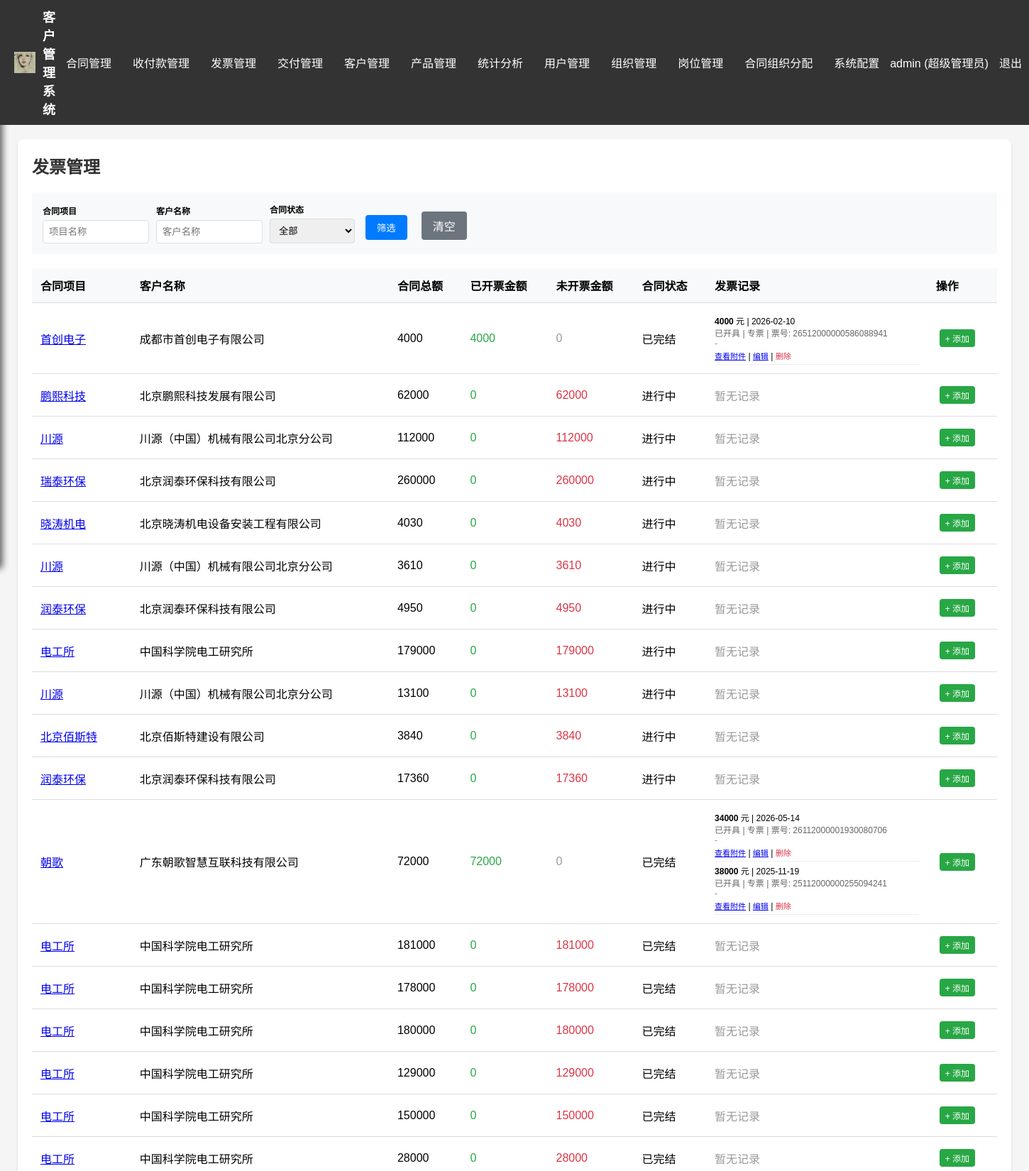
/invoices (signed in, upper part), run on the app's committed database.
### models.py (models this page shows, shortened)
class SysConfig(db.Model):
    id = db.Column(db.Integer, primary_key=True)
    key = db.Column(db.String(100), unique=True, nullable=False)
    value = db.Column(db.String(500))

class User(db.Model):
    id = db.Column(db.Integer, primary_key=True)
    username = db.Column(db.String(50), nullable=False)
    __table_args__ = (db.UniqueConstraint('username', 'customer_id', name='uq_user_username_tenant'),)
    password_hash = db.Column(db.String(200), nullable=False)
    role = db.Column(db.String(50), nullable=False)
    permissions = db.Column(db.String(500))
    created_at = db.Column(db.DateTime, default=datetime.utcnow)
    customer_id = db.Column(db.Integer, db.ForeignKey('tenant_customer.id'), nullable=True)
    organization_id = db.Column(db.Integer, db.ForeignKey('organization.id'), nullable=True)

class Contract(db.Model):
    id = db.Column(db.Integer, primary_key=True)
    contract_number = db.Column(db.String(100))  # 新增：合同编号
    customer_name = db.Column(db.String(200), nullable=False)
    project_name = db.Column(db.String(200), nullable=False)
    product_name = db.Column(db.String(200))
    model = db.Column(db.String(100))
    unit = db.Column(db.String(50))
    quantity = db.Column(db.Float)
    unit_price = db.Column(db.Float)
    total_price = db.Column(db.Float, nullable=False)
    tax_rate = db.Column(db.Float)
    contract_type = db.Column(db.String(50))
    sub_type = db.Column(db.String(100))
    project_staff = db.Column(db.String(200))
    sales_staff = db.Column(db.String(100))
    file_path = db.Column(db.String(500))
    signing_date = db.Column(db.Date)
    status = db.Column(db.String(20), default='进行中')
    business_type = db.Column(db.String(20), default='销售')
    created_at = db.Column(db.DateTime, default=datetime.utcnow)
    customer_id = db.Column(db.Integer, db.ForeignKey('tenant_customer.id'), nullable=True)
    created_by = db.Column(db.String(100))
    organization_id = db.Column(db.Integer, db.ForeignKey('organization.id'), nullable=True)
    payments = db.relationship('Payment', backref='contract', lazy=True, cascade='all, delete-orphan')
    deliveries = db.relationship('Delivery', backref='contract', lazy=True, cascade='all, delete-orphan')
    invoices = db.relationship('Invoice', backref='contract', lazy=True, cascade='all, delete-orphan')
    products = db.relationship('ContractProduct', backref='contract', lazy=True, cascade='all, delete-orphan')

class Invoice(db.Model):
    id = db.Column(db.Integer, primary_key=True)
    contract_id = db.Column(db.Integer, db.ForeignKey('contract.id'), nullable=False)
    amount = db.Column(db.Float, nullable=False)
    received_date = db.Column(db.Date, nullable=False)
    invoice_number = db.Column(db.String(100))
    note = db.Column(db.String(500))
    invoice_file = db.Column(db.String(500))
    invoice_status = db.Column(db.String(20), default='未开具')
    invoice_type = db.Column(db.String(20), default='普票')

### app.py (the view)
@app.route('/invoices')
@login_required
def invoices_list():
    user_id = session.get('user_id')
    perms = get_user_function_permissions(user_id)
    has_invoice_perm = any('发票' in p for p in perms)
    if not has_invoice_perm and perms != 'all':
        flash('您没有发票管理权限，请联系管理员', 'warning')
        return redirect(url_for('index'))
    customer_id = get_current_customer_id()
    q = Contract.query
    if customer_id is not None:
        q = q.filter(Contract.customer_id == customer_id)
    f_contract = request.args.get('f_contract', '')
    f_customer = request.args.get('f_customer', '')
    f_status = request.args.get('f_status', '')
    if f_contract:
        q = q.filter(Contract.project_name.like(f'%{f_contract}%'))
    if f_customer:
        q = q.filter(Contract.customer_name.like(f'%{f_customer}%'))
    if f_status:
        q = q.filter(Contract.status == f_status)
    contracts = q.order_by(Contract.signing_date.desc()).all()
    contracts_with_invoices = []
    for contract in contracts:
        invoices = Invoice.query.filter_by(contract_id=contract.id).order_by(Invoice.received_date.desc()).all()
        total_invoiced = sum(i.amount for i in invoices if i.invoice_status == '已开具')
        contracts_with_invoices.append({
            'contract': contract,
            'invoices': invoices,
            'total_invoiced': total_invoiced,
            'uninvoiced': contract.total_price - total_invoiced
        })
    filters = {
        'f_contract': f_contract,
        'f_customer': f_customer,
        'f_status': f_status
    }
    return render_template('invoices_list.html', contracts_with_invoices=contracts_with_invoices, filters=filters)

### app.py (called while the page is built, shortened)
@app.template_filter('notrailzero')
def notrailzero_filter(val):
    if val is None:
        return ''
    return '{:g}'.format(float(val))

def get_current_customer_id():
    if 'user_id' not in session:
        return None
    user = db.session.get(User, session['user_id'])
    return user.customer_id if user else None

def get_user_function_permissions(user_id):
    user = db.session.get(User, user_id)
    if not user:
        return []
    if user.role == '超级管理员' or user.permissions == 'all':
        return 'all'

def login_required(f):
    @wraps(f)
    def decorated_function(*args, **kwargs):
        if 'user_id' not in session:
            flash('请先登录', 'warning')
            return redirect(url_for('login'))
        return f(*args, **kwargs)
    return decorated_function

### templates/invoices_list.html (shortened to what this page needs)
{% extends "base.html" %}
{% block content %}
<h2>发票管理</h2>
<form method="GET" style="background:#f8f9fa;padding:15px;border-radius:4px;margin-bottom:20px;">
    <div style="display:flex;gap:10px;flex-wrap:wrap;align-items:flex-end;">
        <div class="form-group" style="margin:0;">
            <label style="font-size:12px;">合同项目</label>
            <input type="text" name="f_contract" value="{{ filters.f_contract }}" placeholder="项目名称" style="width:150px;">
        </div>
        <div class="form-group" style="margin:0;">
            <label style="font-size:12px;">客户名称</label>
            <input type="text" name="f_customer" value="{{ filters.f_customer }}" placeholder="客户名称" style="width:150px;">
        </div>
        <div class="form-group" style="margin:0;">
            <label style="font-size:12px;">合同状态</label>
            <select name="f_status" style="width:120px;">
                <option value="">全部</option>
            </select>
        </div>
        <button type="submit" class="btn btn-primary">筛选</button>
        <a href="{{ url_for('invoices_list') }}" class="btn btn-secondary">清空</a>
    </div>
</form>
<table>
    <thead>
        <tr>
            <th>合同项目</th>
            <th>客户名称</th>
            <th>合同总额</th>
            <th>已开票金额</th>
            <th>未开票金额</th>
            <th>合同状态</th>
            <th>发票记录</th>
            <th>操作</th>
        </tr>
    </thead>
    <tbody>
        {% for item in contracts_with_invoices %}
        <tr>
            <td><a href="{{ url_for('view_contract', id=item.contract.id) }}">{{ item.contract.project_name }}</a></td>
            <td>{{ item.contract.customer_name }}</td>
            <td>{{ item.contract.total_price | notrailzero }}</td>
            <td style="color:#28a745;">{{ item.total_invoiced | notrailzero }}</td>
            <td style="color:{% if item.uninvoiced > 0 %}#dc3545{% else %}#999{% endif %};">{{ item.uninvoiced | notrailzero }}</td>
            <td>{{ item.contract.status }}</td>
            <td>
                {% if item.invoices %}
                <div style="max-height:150px;overflow-y:auto;font-size:12px;">
                    {% for invoice in item.invoices %}
                    <div style="border-bottom:1px solid #eee;padding:4px 0;">
                        <div><strong>{{ invoice.amount | notrailzero }}</strong> 元 | {{ invoice.received_date.strftime('%Y-%m-%d') if invoice.received_date else '-' }}</div>
                        <div style="color:#666;">
                            {{ invoice.invoice_status or '-' }} | {{ invoice.invoice_type or '-' }}
                            {% if invoice.invoice_number %}| 票号: {{ invoice.invoice_number }}{% endif %}
                        </div>
                        <div style="color:#888;">{{ invoice.note or '-' }}</div>
                        <div style="margin-top:2px;">
                            {% if invoice.invoice_file %}
                            <a href="{{ url_for('download_file', filename=invoice.invoice_file) }}" target="_blank" style="font-size:11px;">查看附件</a> |
                            {% endif %}
                            <a href="{{ url_for('edit_invoice', iid=invoice.id) }}" style="font-size:11px;">编辑</a> |
                            <form method="POST" action="{{ url_for('delete_invoice', iid=invoice.id) }}" style="display:inline;">
                                <button type="submit" style="background:none;border:none;color:#dc3545;cursor:pointer;font-size:11px;padding:0;" onclick="return confirm('确定删除？')">删除</button>
                            </form>
                        </div>
                    </div>
                    {% endfor %}
                </div>
                {% else %}
                <span style="color:#999;">暂无记录</span>
                {% endif %}
            </td>
            <td>
                <a href="{{ url_for('add_invoice', id=item.contract.id) }}" class="btn btn-success" style="padding:4px 8px;font-size:12px;">+ 添加</a>
            </td>
        </tr>
        {% else %}
        <tr>
            <td colspan="8" style="text-align:center;color:#999;">暂无合同</td>
        </tr>
        {% endfor %}
    </tbody>
</table>
{% endblock %}

### templates/base.html (shortened to what this page needs)
<!DOCTYPE html>
<html lang="zh-CN">
<head>
    <link rel="stylesheet" href="https://cdn.jsdelivr.net/npm/flatpickr/dist/flatpickr.min.css">
</head>
<body>
    <div class="top-nav">
        <div class="logo">
            {% if company_logo_file %}<img src="{{ url_for('static', filename=company_logo_file) }}" alt="logo">{% endif %}
            {% if company_name %}{{ company_name }} - {% endif %}{{ system_name|default('客户管理系统') }}
        </div>
        <ul class="top-menu">
            {% if session.username == 'superadmin' %}
            <li><a href="{{ url_for('tenant_management') }}">租户管理</a></li>
            <li><a href="{{ url_for('sysconfig') }}">系统配置</a></li>
            {% else %}
            <li id="contractMenu">
                <a href="{{ url_for('index') }}">合同管理</a>
            </li>
            <li id="paymentMenu">
                <a href="{{ url_for('payments_list') }}">收付款管理</a>
            </li>
            <li id="invoiceMenu">
                <a href="{{ url_for('invoices_list') }}">发票管理</a>
            </li>
            <li id="deliveryMenu">
                <a href="{{ url_for('deliveries_list') }}">交付管理</a>
            </li>
            <li id="customerMenu">
                <a href="{{ url_for('customers') }}">客户管理</a>
            </li>
            <li id="productMenu">
                <a href="{{ url_for('products') }}">产品管理</a>
            </li>
            <li><a href="{{ url_for('statistics') }}">统计分析</a></li>
            {% if session.role == '超级管理员' %}
            <li><a href="{{ url_for('users') }}">用户管理</a></li>
            <li><a href="{{ url_for('organizations') }}">组织管理</a></li>
            <li><a href="{{ url_for('positions') }}">岗位管理</a></li>
            <li><a href="{{ url_for('contract_organization_assignment') }}">合同组织分配</a></li>
            <li><a href="{{ url_for('sysconfig') }}">系统配置</a></li>
            {% endif %}
            {% endif %}
        </ul>
        <div class="user-info">
            <span>{{ session.username }} ({{ session.role }})</span>
            <a href="{{ url_for('logout') }}">退出</a>
        </div>
    </div>
    <main class="main-content">
        <div class="container">
            {% block content %}{% endblock %}
        </div>
    </main>
</body>
</html>

### templates/base.html (style rules this page uses)
* { margin: 0; padding: 0; box-sizing: border-box; }
body { font-family: Arial, sans-serif; background: #f5f5f5; }
.top-nav { background: #333; padding: 10px 20px; display: flex; align-items: center; position: relative; z-index: 100; }
.top-nav .logo { color: white; font-size: 18px; font-weight: bold; margin-right: auto; display: flex; align-items: center; }
.top-nav .logo img { height: 30px; margin-right: 10px; }
.top-menu { display: flex; align-items: center; gap: 0; flex: 1; }
.top-menu > li { list-style: none; position: relative; }
.top-menu > li > a { display: block; padding: 10px 15px; color: white; text-decoration: none; white-space: nowrap; cursor: pointer; }
.user-info { display: flex; align-items: center; gap: 15px; margin-left: auto; }
.user-info span, .user-info a { color: white; text-decoration: none; white-space: nowrap; }
.main-content { padding: 20px; transition: margin-left 0.3s ease; }
.container { max-width: 1400px; margin: 0 auto; background: white; padding: 20px; border-radius: 8px; box-shadow: 0 2px 4px rgba(0,0,0,0.1); }
h1, h2 { color: #333; margin-bottom: 20px; }
.btn { padding: 8px 16px; border: none; border-radius: 4px; cursor: pointer; text-decoration: none; display: inline-block; margin: 5px; }
.btn-primary { background: #007bff; color: white; }
.btn-success { background: #28a745; color: white; }
.btn-secondary { background: #6c757d; color: white; }
table { width: 100%; border-collapse: collapse; margin-top: 20px; }
th, td { padding: 12px; text-align: left; border-bottom: 1px solid #ddd; }
th { background: #f8f9fa; font-weight: bold; }
.form-group { margin-bottom: 15px; }
label { display: block; margin-bottom: 5px; font-weight: bold; }
input, select, textarea { width: 100%; padding: 8px; border: 1px solid #ddd; border-radius: 4px; }

### data on the page
SysConfig: value (picture)
User: username "admin", role "超级管理员"
Contract: contract.project_name "首创电子", contract.customer_name "成都市首创电子有限公司", contract.total_price|notrailzero "4000", contract.status "已完结"
Invoice: amount|notrailzero "4000", received_date "2026-02-10", invoice_status "已开具", invoice_type "专票", invoice_number "26512000000586088941", note "-"
Contract: contract.project_name "鹏熙科技", contract.customer_name "北京鹏熙科技发展有限公司", contract.total_price|notrailzero "62000", contract.status "进行中"
Contract: contract.project_name "川源", contract.customer_name "川源（中国）机械有限公司北京分公司", contract.total_price|notrailzero "112000", contract.status "进行中"
Contract: contract.project_name "瑞泰环保", contract.customer_name "北京润泰环保科技有限公司", contract.total_price|notrailzero "260000", contract.status "进行中"
Contract: contract.project_name "晓涛机电", contract.customer_name "北京晓涛机电设备安装工程有限公司", contract.total_price|notrailzero "4030", contract.status "进行中"
Contract: contract.project_name "川源", contract.customer_name "川源（中国）机械有限公司北京分公司", contract.total_price|notrailzero "3610", contract.status "进行中"
Contract: contract.project_name "润泰环保", contract.customer_name "北京润泰环保科技有限公司", contract.total_price|notrailzero "4950", contract.status "进行中"
Contract: contract.project_name "电工所", contract.customer_name "中国科学院电工研究所", contract.total_price|notrailzero "179000", contract.status "进行中"
Contract: contract.project_name "川源", contract.customer_name "川源（中国）机械有限公司北京分公司", contract.total_price|notrailzero "13100", contract.status "进行中"
Contract: contract.project_name "北京佰斯特", contract.customer_name "北京佰斯特建设有限公司", contract.total_price|notrailzero "3840", contract.status "进行中"
Contract: contract.project_name "润泰环保", contract.customer_name "北京润泰环保科技有限公司", contract.total_price|notrailzero "17360", contract.status "进行中"
Contract: contract.project_name "朝歌", contract.customer_name "广东朝歌智慧互联科技有限公司", contract.total_price|notrailzero "72000", contract.status "已完结"
Invoice: amount|notrailzero "34000", received_date "2026-05-14", invoice_status "已开具", invoice_type "专票", invoice_number "26112000001930080706", note "-"
Invoice: amount|notrailzero "38000", received_date "2025-11-19", invoice_status "已开具", invoice_type "专票", invoice_number "25112000000255094241", note "-"
Contract: contract.project_name "电工所", contract.customer_name "中国科学院电工研究所", contract.total_price|notrailzero "181000", contract.status "已完结"
Contract: contract.project_name "电工所", contract.customer_name "中国科学院电工研究所", contract.total_price|notrailzero "178000", contract.status "已完结"
Contract: contract.project_name "电工所", contract.customer_name "中国科学院电工研究所", contract.total_price|notrailzero "180000", contract.status "已完结"
Contract: contract.project_name "电工所", contract.customer_name "中国科学院电工研究所", contract.total_price|notrailzero "129000", contract.status "已完结"
Contract: contract.project_name "电工所", contract.customer_name "中国科学院电工研究所", contract.total_price|notrailzero "150000", contract.status "已完结"
Contract: contract.project_name "电工所", contract.customer_name "中国科学院电工研究所", contract.total_price|notrailzero "28000", contract.status "已完结"

### other printed values
{{ system_name|default('客户管理系统') }} "客户管理系统"
{{ item.total_invoiced | notrailzero }} "4000" "0" "0" "0" "0" "0" "0" "0" "0" "0" "0" "72000" "0" "0" "0" "0" "0" "0"
{{ item.uninvoiced | notrailzero }} "0" "62000" "112000" "260000" "4030" "3610" "4950" "179000" "13100" "3840" "17360" "0" "181000" "178000" "180000" "129000" "150000" "28000"
